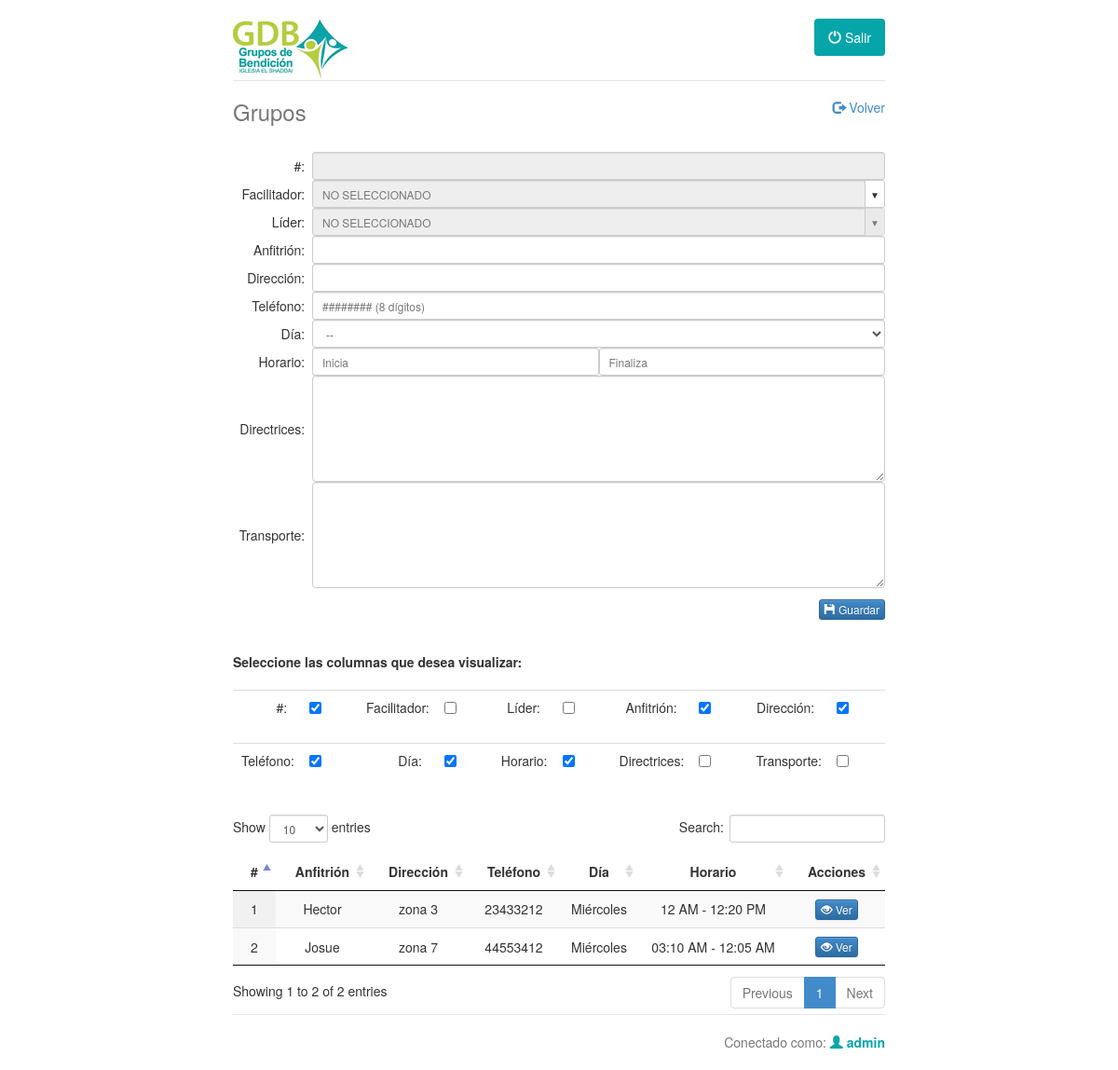
Screenshot of /pages/grupos.php (signed in) with the database file from the repository.
### tables this page shows
CREATE TABLE `opciones` (
  `id` int(10) NOT NULL AUTO_INCREMENT,
  `nombre` varchar(100) DEFAULT NULL,
  `titulo` varchar(100) DEFAULT NULL,
  `ruta_php` varchar(100) DEFAULT NULL,
  `tipo` tinyint(1) DEFAULT NULL,
  `descripcion` text,
  `imagen_icono` varchar(200) DEFAULT NULL,
  PRIMARY KEY (`id`)
);

CREATE TABLE `grupos` (
  `id` int(10) NOT NULL AUTO_INCREMENT,
  `id_facilitador` int(10) DEFAULT NULL,
  `id_lider` int(10) DEFAULT NULL,
  `anfitrion` varchar(200) DEFAULT NULL,
  `direccion` text,
  `telefono` varchar(8) DEFAULT NULL,
  `dia` varchar(20) DEFAULT NULL,
  `hora_inicia` varchar(20) DEFAULT NULL,
  `hora_finaliza` varchar(20) DEFAULT NULL,
  `directrices` text,
  `transporte` text,
  PRIMARY KEY (`id`)
);

### clases/mysql.php (called while the page is built, shortened)
<?php
class MySQL{
  private $conexion; private $total_consultas;
  public function MySQL(){
    if(!isset($this->conexion)){
      $this->conexion = (mysql_connect("localhost","gdb","gdb2014"))
        or die(mysql_error());
    }
  }
  public function consulta($consulta){
    $resultado = mysql_query($consulta,$this->conexion);
    return $resultado;
  }
  public function fetch_array($consulta){
   return mysql_fetch_array($consulta);
  }
  public function num_rows($consulta){
   return mysql_num_rows($consulta);
  }
  public function validaPagina($id_perfil, $pagina){
  $retorna=false;
  		$consulta = $this->consulta("SELECT ruta_php
									FROM opciones
									WHERE id IN (SELECT id_permisos FROM asigna_permisos WHERE id_perfiles=".$id_perfil.")
									AND tipo=1");
		if($this->num_rows($consulta)>0){
			while($results = $this->fetch_array($consulta)){
				if($results[0]== $pagina){
					$retorna=true;
				}
			}
		}
   return $retorna;
  }
public function getAcciones($id_perfil, $ruta_php,$tipo){
$retorna=false;
$sql="SELECT *
      FROM opciones
      WHERE id IN (SELECT id_permisos FROM asigna_permisos WHERE id_perfiles=".$id_perfil.")
      AND tipo=".$tipo." AND ruta_php='".$ruta_php."'";
  		$consulta = $this->consulta($sql);
		if($this->num_rows($consulta)>0){
			while($results = $this->fetch_array($consulta)){
				$retorna[] = array("nombre" => $results["nombre"], "titulo" => $results["titulo"], "ruta_php" => $results["ruta_php"], "descripcion" => $results["descripcion"], "imagen_icono" => $results["imagen_icono"]);
			}
		}
   return $retorna;
  }
}?>

### pages/grupos.php (the view, shortened to what this page needs)
<?php include ("../header.php");
include("../clases/mysql.php");
$db = new MySQL();
$archivo="grupos.php";
$archivo_ruta="pages/".$archivo;
if(isset($_COOKIE['username']) && isset($_COOKIE['password']) && isset($_COOKIE['id_perfil'])){
if($db->validaPagina($_COOKIE['id_perfil'],$archivo_ruta)){
?>
		<?php
		$acciones=$db->getAcciones($_COOKIE['id_perfil'],$archivo_ruta,2);
		 ?>
<div class="row">
	<div class="col-md-12">
		<table style="width:100%;">
			<tr>
				<td class="text-left"><h3 class="text-muted">Grupos</h3></td>
				<td class="text-right"><a id="volver" href="../"><span class="glyphicon glyphicon-log-out"></span> Volver</a></td>
			</tr>
		</table>
	</div>
</div>
<div id="catalogo_form" class="row">
<form method=post action="ctrl/ctrl_grupos.php">
<table border=0 style="margin:0 auto; width:100%;">
<tr>
    <td style="width:85px;" class="text-right">#: &nbsp;</td>
	<td>
        <input class="form-control input-sm" type=text name="id" value="<?php if(isset($edit[0])){echo $edit[0];}?>" style="text-align:right;" readonly>
	</td>
</tr>
<tr>
	<td class="text-right">Facilitador: &nbsp;</td>
	<td>
		<div class="input-group">
			<input type="text" class="form-control input-sm" type="text" id="nombre_facilitador" value="<?php if(isset($edit[1])){echo utf8_encode($db->getNombreFacilitadores($edit[1]));}?>" required="" readonly placeholder="NO SELECCIONADO"/>
			<span class="input-group-btn">
			  <button class="btn btn-default btn-sm select-modal" type="button" data-toggle="modal" data-target="#facilitadoresModal"><span>&#9660;</span></button>
			</span>
		</div>
	</td>
</tr>
<tr>
	<td class="text-right">Líder: &nbsp;</td>
	<td>
		<div class="input-group">
                    <input type="text" class="form-control input-sm" type="text" id="nombre_lider" value="<?php if(isset($edit[2])){echo utf8_encode($db->getNombreLideres($edit[2]));}?>" required="" readonly placeholder="NO SELECCIONADO"/>
			<span class="input-group-btn">
			  <button class="btn btn-default btn-sm select-modal" id="boton-select-lider" type="button" data-toggle="modal" data-target="#lideresModal" disabled><span>&#9660;</span></button>
			</span>
		</div>
	</td>
</tr>
<tr>
	<td class="text-right">Anfitrión: &nbsp;</td>
	<td>
	<input class="form-control input-sm" type="text" name="anfitrion" value="<?php if(isset($edit[3])){echo $edit[3];}?>" required="">
	</td>
</tr>
<tr>
	<td class="text-right">Dirección: &nbsp;</td>
	<td>
	<input class="form-control input-sm" type="text" name="direccion" value="<?php if(isset($edit[4])){echo $edit[4];}?>" required="">
	</td>
</tr>
<tr>
	<td class="text-right">Teléfono: &nbsp;</td>
	<td>
	<input class="form-control input-sm numeric" type="text" name="telefono" value="<?php if(isset($edit[5])){echo $edit[5];}?>" required="" placeholder="######## (8 dígitos)" maxlength="8">
	</td>
</tr>
<tr>
	<td class="text-right">Día: &nbsp;</td>
	<td>
	<select class="form-control input-sm" name="dia">
	<option value="--" <?php if(isset($edit[6])&& $edit[6]=="--"){echo "selected";}?>>--</option>
	</select>
	</td>
</tr>
<tr>
	<td class="text-right">Horario: &nbsp;</td>
	<td>
	<div class="col-md-6" style="padding:0;"><input placeholder="Inicia" class="form-control input-sm tiempo" data-format="hh:mm A" type="text" name="hora_inicia" value="<?php if(isset($edit[7])){echo utf8_encode($edit[7]);}?>" required=""></div>
	<div class="col-md-6" style="padding:0;"><input placeholder="Finaliza" class="form-control input-sm tiempo" data-format="hh:mm A" type="text" name="hora_finaliza" value="<?php if(isset($edit[8])){echo utf8_encode($edit[8]);}?>" required=""></div>
	</td>
</tr>
<tr>
	<td class="text-right">Directrices: &nbsp;</td>
	<td>
	<textarea class="form-control"  name="directrices" required="" rows="5"><?php if(isset($edit[9])){echo utf8_encode($edit[9]);}?></textarea>
	</td>
</tr>
<tr>
	<td class="text-right">Transporte: &nbsp;</td>
	<td>
	<textarea class="form-control" name="transporte" required="" rows="5"><?php if(isset($edit[10])){echo utf8_encode($edit[10]);}?></textarea>
	</td>
</tr>
<tr class="text-right">
	<td colspan=2 style="padding:10px 0 15px 0;">
	<?php
	$botones=$db->getAcciones($_COOKIE['id_perfil'],$archivo_ruta,3);
	if(isset($_GET['id'])){
		for($i=0;$i<count($botones);$i++){
		   if($botones[$i]['titulo']!="" && $botones[$i]['nombre']=="actualizar"){
                        echo "<a class='btn btn-xs btn-danger' href='".$archivo."'><span class='glyphicon glyphicon-ban-circle'></span> Cancelar</a> ";
                        echo "<button type='submit' class='btn btn-xs btn-success' name='".$botones[$i]['nombre']."'><span class='glyphicon glyphicon-".$botones[$i]['imagen_icono']."'></span> ".utf8_encode($botones[$i]['titulo'])."</button>";
		   }
		}
	?>
	<?php }else{
		for($i=0;$i<count($botones);$i++){
		   if($botones[$i]['titulo']!="" && $botones[$i]['nombre']=="guardar"){
				echo "<button type='submit' class='btn btn-xs btn-primary' name='".$botones[$i]['nombre']."'><span class='glyphicon glyphicon-".$botones[$i]['imagen_icono']."'></span> ".utf8_encode($botones[$i]['titulo'])."</button>";
		   }
		}
	} ?>
	</td>
</tr>
</table>
</form>
</div>
<b>Seleccione las columnas que desea visualizar:</b>
<table class="table" id="catalogo_form">
    <tr>
        <td class="mostrarPermisos">#: &nbsp;</td>
        <td class="mostrarPermisosCheck"><input type="checkbox" id="i0" checked="true"></td>
        <td class="mostrarPermisos">Facilitador: &nbsp;</td>
        <td class="mostrarPermisosCheck"><input type="checkbox" id="i1"></td>
        <td class="mostrarPermisos">Líder: &nbsp;</td>
        <td class="mostrarPermisosCheck"><input type="checkbox" id="i2"></td>
        <td class="mostrarPermisos">Anfitrión: &nbsp;</td>
        <td class="mostrarPermisosCheck"><input type="checkbox" id="i3" checked="true"></td>
		<td class="mostrarPermisos">Dirección: &nbsp;</td>
        <td class="mostrarPermisosCheck"><input type="checkbox" id="i4" checked="true"></td>
    </tr>
    <tr>
        <td class="mostrarPermisos">Teléfono: &nbsp;</td>
        <td class="mostrarPermisosCheck"><input type="checkbox" id="i5" checked="true"></td>
        <td class="mostrarPermisos">Día: &nbsp;</td>
        <td class="mostrarPermisosCheck"><input type="checkbox" id="i6" checked="true"></td>
        <td class="mostrarPermisos">Horario: &nbsp;</td>
        <td class="mostrarPermisosCheck"><input type="checkbox" id="i7" checked="true"></td>
		<td class="mostrarPermisos">Directrices: &nbsp;</td>
        <td class="mostrarPermisosCheck"><input type="checkbox" id="i8"></td>
		<td class="mostrarPermisos">Transporte: &nbsp;</td>
        <td class="mostrarPermisosCheck"><input type="checkbox" id="i9"></td>
    </tr>
</table>
<table class="display datos">
<thead>
    <tr>
        <th class="head-0">#</th>
	<th class="head-3">Anfitrión</th>
        <th class="head-4">Dirección</th>
        <th class="head-5">Teléfono</th>
        <th class="head-6">Día</th>
        <th class="head-7">Horario</th>
        <th class="head-10">Acciones</th>
    </tr>
</thead>
<tbody>
<?php
$sql="SELECT * FROM grupos";
$consulta = $db->consulta($sql);
$acciones=$db->getAcciones($_COOKIE['id_perfil'],$archivo_ruta,2);
if($db->num_rows($consulta)>0){
  while($results = $db->fetch_array($consulta)){
   echo "<tr>";
   echo "<td class='column-0'>".$results['id']."</td>";
   echo "<td class='column-3'>".utf8_encode($results['anfitrion'])."</td>";
   echo "<td class='column-4'>".utf8_encode($results['direccion'])."</td>";
   echo "<td class='column-5'>".$results['telefono']."</td>";
   echo "<td class='column-6'>".utf8_encode($results['dia'])."</td>";
   echo "<td class='column-7'>".$results['hora_inicia']." - ".$results['hora_finaliza']."</td>";
   echo "<td class='column-10'>";
   for($i=0;$i<count($acciones);$i++){
   	   if($acciones[$i]['titulo']!=""){
		echo "<a class='btn btn-xs btn-primary' href='".$archivo."?id=".$results['id']."'><span class='glyphicon glyphicon-".$acciones[$i]['imagen_icono']."'></span> ".utf8_encode ($acciones[$i]['titulo']);
	   }
	}
    echo "</td>";
    echo "</tr>";
    }
 }
 ?>
</tbody>
</table>
<?php
}else{
	echo "<div style='margin-top:20px;' class='well well-lg'>No tiene permisos para ver esta página, consulte con el administrador del sistema para resolver este inconveniente. <a href='../'>Regresar</a></div>";
}
}else{
	echo "<div style='margin-top:20px;' class='well well-lg'>Debe de iniciar sesión para poder ver este contenido! <a href='../login.php'>Iniciar Sesión</a></div>";
}
?>
<?php include "../footer.php" ?>

### header.php (shortened to what this page needs)
<!DOCTYPE html>
<html lang="en">
<head>
<?php include "libs/funciones.php";?>
<?php $f="gdb";?>
<link rel="shortcut icon" href="<?php host_url($f);?>favicon.png" />
<link rel="stylesheet" type="text/css" href="<?php host_url($f);?>css/bootstrap.min.css">
<link rel="stylesheet" type="text/css" href="<?php host_url($f);?>css/bootstrap-theme.min.css">
<link rel="stylesheet" type="text/css" href="<?php host_url($f);?>css/comun.css">
<link rel="stylesheet" type="text/css" href="<?php host_url($f);?>css/style.css">
<link rel="stylesheet" type="text/css" href="<?php host_url($f);?>css/clockface.css">
<link rel="stylesheet" type="text/css" href="<?php host_url($f);?>css/datepicker.css">
<link rel="stylesheet" type="text/css" href="<?php host_url($f);?>css/dataTables.bootstrap.css">
<link rel="stylesheet" type="text/css" href="<?php host_url($f);?>css/jquery.dataTables.css">
</head>
<body>
<div class="container">
  <div class="header">
	<nav>
        <img src="<?php host_url($f);?>logo.png"/>
	  <ul class="nav nav-pills pull-right">
		<li role="presentation" class="active">
		<?php if(isset($_COOKIE["username"]) || isset($_COOKIE["password"])){  ?>
			<a  style="background:#06A5AA;" href="<?php host_url($f);?>logout.php"><span class="glyphicon glyphicon-off"></span> Salir</a>
		<?php } ?>
		</li>
	  </ul>
	</nav>
  </div>

### libs/funciones.php (shortened to what this page needs)
<?php
function host_url($f) {
	$server = $_SERVER['SERVER_NAME'];
    echo "http://".$server ."/".$f."/";
}
?>

### footer.php
	<footer class="footer text-right">
		<?php if(isset($_COOKIE['username']) && isset($_COOKIE['password']) && isset($_COOKIE['id_perfil'])){
		echo "Conectado como: <span style='color:#06A5AA;'><b><span class='glyphicon glyphicon-user'></span> ".$_COOKIE['username']."</b></span>";
		}else{
		echo "Sesión no iniciada";
		}
		?>
    </footer>
</div>
</body>
</html>

### css/comun.css (style rules this page uses)
body { padding-top: 20px; padding-bottom: 20px; }
.header, .marketing, .footer { padding-right: 15px; padding-left: 15px; }
.header { border-bottom: 1px solid #e5e5e5; }
.footer { padding-top: 19px; color: #777; border-top: 1px solid #e5e5e5; }
@media (min-width: 768px) { .container { max-width: 730px !important; } }
@media screen and (min-width: 768px) { .header, .marketing, .footer { padding-right: 0; padding-left: 0; } }
@media screen and (min-width: 768px) { .header { margin-bottom: 0px; } }

### css/style.css (style rules this page uses)
tbody tr, thead th { text-align:center }
#volver { text-decoration:none; cursor:pointer; }
#catalogo_form { margin:20px 0 20px 0; }
.mostrarPermisos { text-align: right; }
.mostrarPermisosCheck { text-align: left; min-width:60px; }
.select-modal span { font-size:10px; margin-right:-5px; margin-left: -5px; }
.select-modal { background:#fff; }

### rows the page displays
opciones: titulo "Guardar"
grupos: id "1", anfitrion "Hector", direccion "zona 3", telefono "23433212", dia "Miércoles", hora_inicia "12 AM", hora_finaliza "12:20 PM"
opciones: titulo "Ver"
grupos: id "2", anfitrion "Josue", direccion "zona 7", telefono "44553412", dia "Miércoles", hora_inicia "03:10 AM", hora_finaliza "12:05 AM"

### other values shown
$_COOKIE['username'] "admin"
